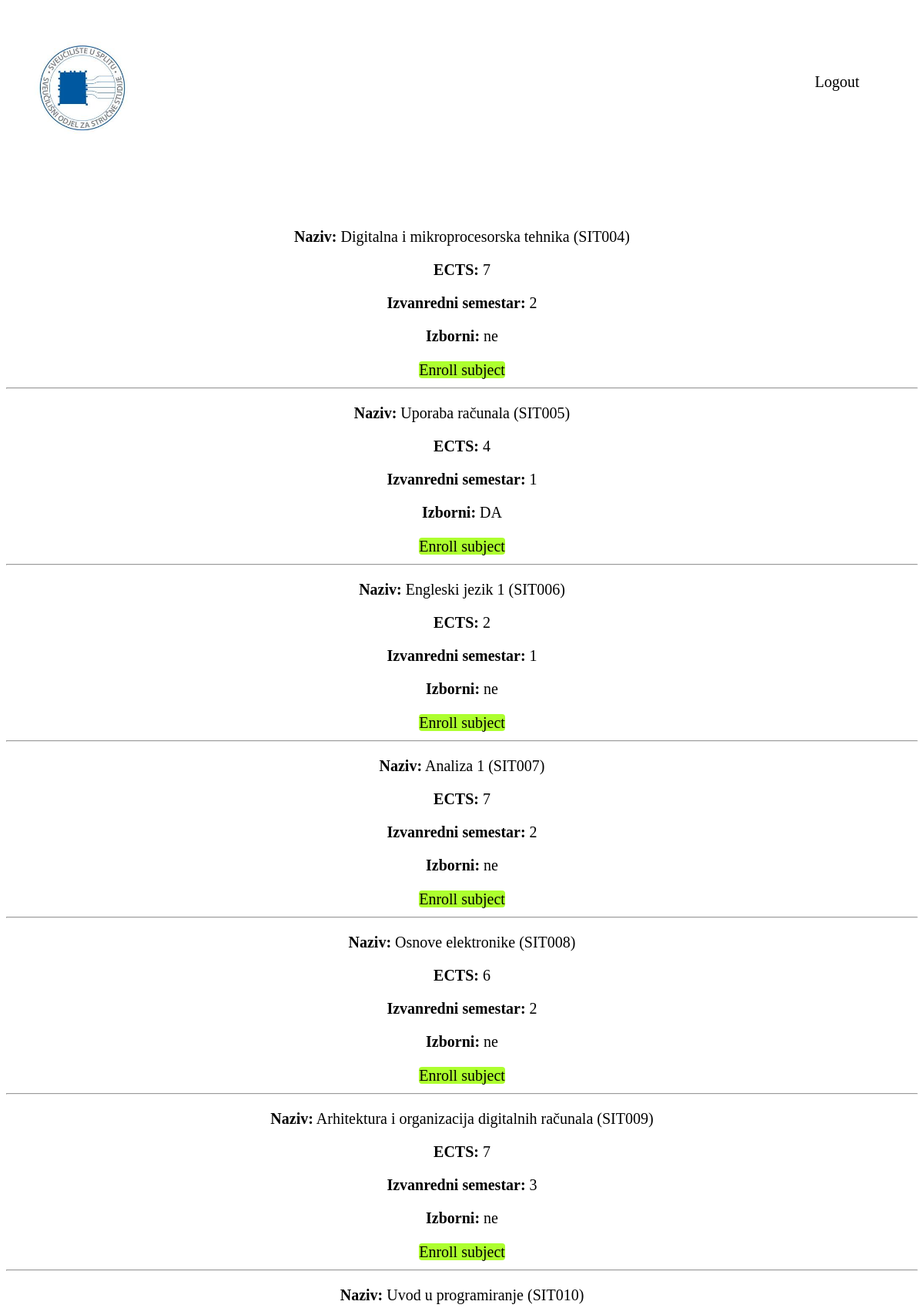
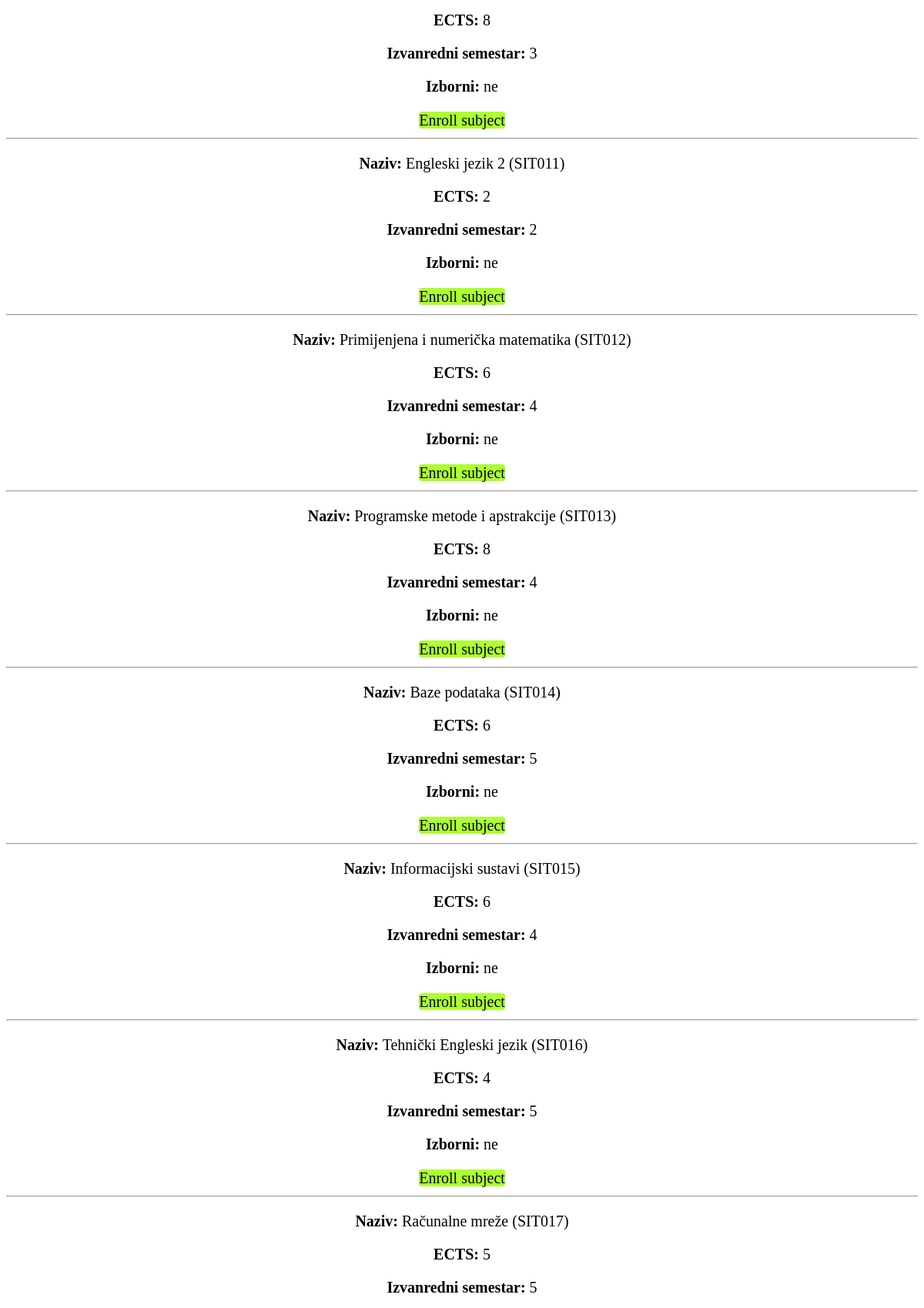
The page /view_subjects/ (signed in, upper part) on the database its author committed (2 pictures, top to bottom).
### app/models.py (models this page shows, shortened)
class Predmeti(models.Model):
    IZBORNI = (('DA', 'da'), ('NE', 'ne'))
    name = models.CharField(max_length=50)
    kod = models.CharField(max_length=50)
    program = models.CharField(max_length=50)
    ects = models.IntegerField()
    sem_red = models.IntegerField()
    sem_izv = models.IntegerField()
    izborni = models.CharField(max_length=50, choices=IZBORNI)
    nositelj_predmeta = models.ForeignKey(Korisnik, on_delete=models.CASCADE, blank=True, null=True)

### app/decorators.py (the view)
        def wrap(request, *args, **kwargs):
            if request.user.role in allowed_roles:
                return view_func(request, *args, **kwargs)
            else:
                raise PermissionDenied

### app/views.py (called while the page is built)
@login_required
@role_required(allowed_roles=['stu'])
def view_subjects(request):
    subjects = Predmeti.objects.all()
    return render(request, 'view_subjects.html', {'subjects':subjects})

### app/templates/view_subjects.html (shortened to what this page needs)
{% extends 'base.html' %}
{% block body %}
<div class="subjects">
    <div class="professors__error">
    </div>
    {% for subject in subjects %}
        <p><b>Naziv:</b> {{subject.name}} ({{subject.kod}})</p>
        <p><b>ECTS:</b> {{subject.ects}}</p>
        {% if subject.student.status == 'red' %}
            <p><b>Redovni semestar:</b> {{subject.sem_red}}</p>
        {% else %}
            <p><b>Izvanredni semestar:</b> {{subject.sem_izv}}</p>
        {% endif %}
        <p><b>Izborni:</b> {{subject.izborni}}</p>
        <div class="subjects__buttons">
            <a href="add/{{subject.id}}">Enroll subject</a>
        </div>
        <hr>
    {% endfor %}
</div>
{% endblock %}

### app/static/styles.css (style rules this page uses)
.subjects { font-size: 20px; text-align: center; }
.subjects__buttons a { color: black; text-decoration: none; line-height: 25px; border-radius: 4px; background-color: greenyellow; }
.professors__error { color: green; font-weight: bold; font-size: 24px; text-align: center; padding-bottom: 50px; }

### rows shown on the page
Predmeti: name "Digitalna i mikroprocesorska tehnika", kod "SIT004", ects "7", sem_izv "2", izborni "ne"
Predmeti: name "Uporaba računala", kod "SIT005", ects "4", sem_izv "1", izborni "DA"
Predmeti: name "Engleski jezik 1", kod "SIT006", ects "2", sem_izv "1", izborni "ne"
Predmeti: name "Analiza 1", kod "SIT007", ects "7", sem_izv "2", izborni "ne"
Predmeti: name "Osnove elektronike", kod "SIT008", ects "6", sem_izv "2", izborni "ne"
Predmeti: name "Arhitektura i organizacija digitalnih računala", kod "SIT009", ects "7", sem_izv "3", izborni "ne"
Predmeti: name "Uvod u programiranje", kod "SIT010", ects "8", sem_izv "3", izborni "ne"
Predmeti: name "Engleski jezik 2", kod "SIT011", ects "2", sem_izv "2", izborni "ne"
Predmeti: name "Primijenjena i numerička matematika", kod "SIT012", ects "6", sem_izv "4", izborni "ne"
Predmeti: name "Programske metode i apstrakcije", kod "SIT013", ects "8", sem_izv "4", izborni "ne"
Predmeti: name "Baze podataka", kod "SIT014", ects "6", sem_izv "5", izborni "ne"
Predmeti: name "Informacijski sustavi", kod "SIT015", ects "6", sem_izv "4", izborni "ne"
Predmeti: name "Tehnički Engleski jezik", kod "SIT016", ects "4", sem_izv "5", izborni "ne"
Predmeti: name "Računalne mreže", kod "SIT017", ects "5", sem_izv "5"
